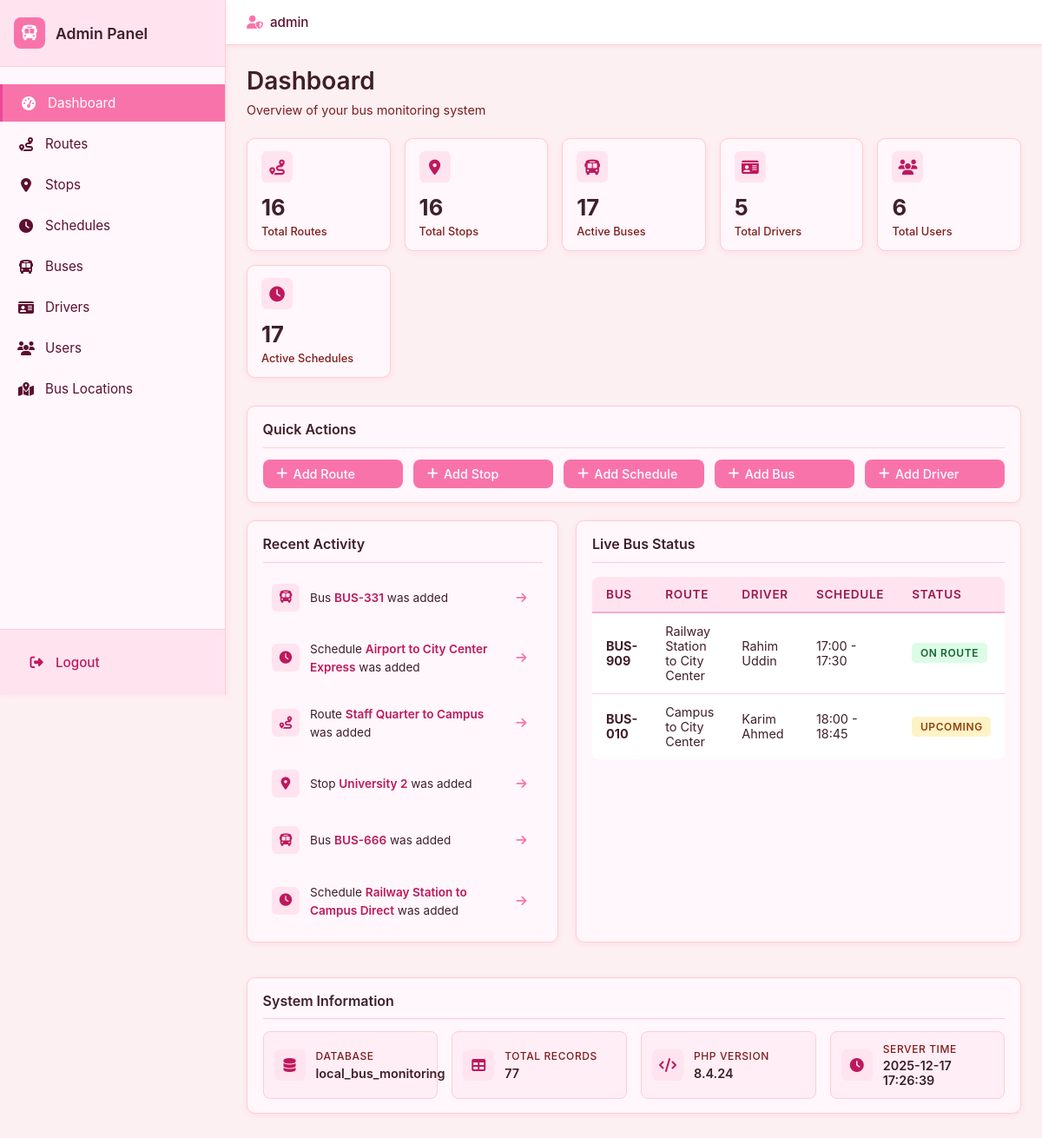
Screenshot of /admin/dashboard.php (signed in) with the database file from the repository.
### tables this page shows
CREATE TABLE `bus` (
  `bus_id` int(11) NOT NULL,
  `bus_num` varchar(50) NOT NULL,
  `capacity` int(11) NOT NULL,
  `route_id` int(11) NOT NULL,
  `schedule_id` int(11) NOT NULL
);

CREATE TABLE `schedule` (
  `schedule_id` int(11) NOT NULL,
  `departure_time` time NOT NULL,
  `arrival_time` time NOT NULL,
  `route_id` int(11) NOT NULL,
  `admin_id` int(11) NOT NULL,
  `driver_id` int(11) NOT NULL
);

CREATE TABLE `route` (
  `route_id` int(11) NOT NULL,
  `route_name` varchar(100) NOT NULL
);

CREATE TABLE `stop` (
  `stop_id` int(11) NOT NULL,
  `stop_name` varchar(100) NOT NULL
);

CREATE TABLE `driver` (
  `driver_id` int(11) NOT NULL,
  `driver_name` varchar(100) NOT NULL,
  `phone_number` varchar(20) NOT NULL,
  `password` varchar(255) NOT NULL
);

### admin/dashboard.php (the view, shortened to what this page needs)
<?php
include __DIR__ . "/../includes/db.php";
include __DIR__ . "/../includes/admin_header.php";
$stats = [];
$result = mysqli_query($conn, "SELECT COUNT(*) as count FROM route");
$stats['routes'] = mysqli_fetch_assoc($result)['count'] ?? 0;
$result = mysqli_query($conn, "SELECT COUNT(*) as count FROM stop");
$stats['stops'] = mysqli_fetch_assoc($result)['count'] ?? 0;
$result = mysqli_query($conn, "SELECT COUNT(*) as count FROM bus");
$stats['buses'] = mysqli_fetch_assoc($result)['count'] ?? 0;
$result = mysqli_query($conn, "SELECT COUNT(*) as count FROM driver");
$stats['drivers'] = mysqli_fetch_assoc($result)['count'] ?? 0;
$result = mysqli_query($conn, "SELECT COUNT(*) as count FROM user");
$stats['users'] = mysqli_fetch_assoc($result)['count'] ?? 0;
$result = mysqli_query($conn, "SELECT COUNT(*) as count FROM schedule");
$stats['schedules'] = mysqli_fetch_assoc($result)['count'] ?? 0;
$recent_activity = [];
$result = mysqli_query($conn, "SELECT route_id, route_name FROM route ORDER BY route_id DESC LIMIT 3");
while ($row = mysqli_fetch_assoc($result)) {
    $recent_activity[] = ['type' => 'route', 'id' => $row['route_id'], 'name' => $row['route_name'], 'icon' => 'fa-route'];
}
$result = mysqli_query($conn, "SELECT stop_id, stop_name FROM stop ORDER BY stop_id DESC LIMIT 2");
while ($row = mysqli_fetch_assoc($result)) {
    $recent_activity[] = ['type' => 'stop', 'id' => $row['stop_id'], 'name' => $row['stop_name'], 'icon' => 'fa-map-marker-alt'];
}
$result = mysqli_query($conn, "SELECT bus_id, bus_num FROM bus ORDER BY bus_id DESC LIMIT 2");
while ($row = mysqli_fetch_assoc($result)) {
    $recent_activity[] = ['type' => 'bus', 'id' => $row['bus_id'], 'name' => $row['bus_num'], 'icon' => 'fa-bus'];
}
$result = mysqli_query($conn, "SELECT s.schedule_id, r.route_name FROM schedule s JOIN route r ON r.route_id = s.route_id ORDER BY s.schedule_id DESC LIMIT 2");
while ($row = mysqli_fetch_assoc($result)) {
    $recent_activity[] = ['type' => 'schedule', 'id' => $row['schedule_id'], 'name' => $row['route_name'], 'icon' => 'fa-clock'];
}
usort($recent_activity, function($a, $b) {
    return $b['id'] - $a['id'];
});
$recent_activity = array_slice($recent_activity, 0, 6);
$current_time = date('H:i:s');
$live_buses = [];
$sql = "
    SELECT
        b.bus_id,
        b.bus_num,
        r.route_name,
        d.driver_name,
        s.departure_time,
        s.arrival_time,
        CASE
            WHEN ? BETWEEN s.departure_time AND s.arrival_time THEN 'On Route'
            WHEN ? < s.departure_time AND s.departure_time <= ADDTIME(?, '01:00:00') THEN 'Upcoming'
            ELSE 'Completed'
        END as status
    FROM bus b
    JOIN route r ON r.route_id = b.route_id
    JOIN schedule s ON s.schedule_id = b.schedule_id
    JOIN driver d ON d.driver_id = s.driver_id
    WHERE ? BETWEEN s.departure_time AND s.arrival_time
       OR (? < s.departure_time AND s.departure_time <= ADDTIME(?, '01:00:00'))
    ORDER BY s.departure_time ASC
    LIMIT 5
";
$stmt = mysqli_prepare($conn, $sql);
if ($stmt) {
    mysqli_stmt_bind_param($stmt, "ssssss", $current_time, $current_time, $current_time, $current_time, $current_time, $current_time);
    mysqli_stmt_execute($stmt);
    $result = mysqli_stmt_get_result($stmt);
    while ($row = mysqli_fetch_assoc($result)) {
        $live_buses[] = $row;
    }
}
$system_info = [];
$system_info['php_version'] = PHP_VERSION;
$system_info['db_records'] = $stats['routes'] + $stats['stops'] + $stats['buses'] + $stats['drivers'] + $stats['users'] + $stats['schedules'];
$system_info['server_time'] = date('Y-m-d H:i:s');
$system_info['db_name'] = 'local_bus_monitoring';
?>
<div class="admin-page-header">
    <h1 class="admin-page-title">Dashboard</h1>
    <p class="admin-page-subtitle">Overview of your bus monitoring system</p>
</div>
<div class="admin-stats-grid">
    <div class="admin-stat-card">
        <div class="admin-stat-icon">
            <i class="fa-solid fa-route"></i>
        </div>
        <div class="admin-stat-value"><?php echo htmlspecialchars($stats['routes']); ?></div>
        <p class="admin-stat-label">Total Routes</p>
    </div>
    <div class="admin-stat-card">
        <div class="admin-stat-icon">
            <i class="fa-solid fa-map-marker-alt"></i>
        </div>
        <div class="admin-stat-value"><?php echo htmlspecialchars($stats['stops']); ?></div>
        <p class="admin-stat-label">Total Stops</p>
    </div>
    <div class="admin-stat-card">
        <div class="admin-stat-icon">
            <i class="fa-solid fa-bus"></i>
        </div>
        <div class="admin-stat-value"><?php echo htmlspecialchars($stats['buses']); ?></div>
        <p class="admin-stat-label">Active Buses</p>
    </div>
    <div class="admin-stat-card">
        <div class="admin-stat-icon">
            <i class="fa-solid fa-id-card"></i>
        </div>
        <div class="admin-stat-value"><?php echo htmlspecialchars($stats['drivers']); ?></div>
        <p class="admin-stat-label">Total Drivers</p>
    </div>
    <div class="admin-stat-card">
        <div class="admin-stat-icon">
            <i class="fa-solid fa-users"></i>
        </div>
        <div class="admin-stat-value"><?php echo htmlspecialchars($stats['users']); ?></div>
        <p class="admin-stat-label">Total Users</p>
    </div>
    <div class="admin-stat-card">
        <div class="admin-stat-icon">
            <i class="fa-solid fa-clock"></i>
        </div>
        <div class="admin-stat-value"><?php echo htmlspecialchars($stats['schedules']); ?></div>
        <p class="admin-stat-label">Active Schedules</p>
    </div>
</div>
<div class="admin-card">
    <div class="admin-card-header">
        <h2 class="admin-card-title">Quick Actions</h2>
    </div>
    <div style="display: grid; grid-template-columns: repeat(auto-fit, minmax(160px, 1fr)); gap: 0.75rem;">
        <a href="/bus/admin/routes/add.php" class="admin-btn admin-btn-primary">
            <i class="fa-solid fa-plus"></i> Add Route
        </a>
        <a href="/bus/admin/stops/add.php" class="admin-btn admin-btn-primary">
            <i class="fa-solid fa-plus"></i> Add Stop
        </a>
        <a href="/bus/admin/schedules/add.php" class="admin-btn admin-btn-primary">
            <i class="fa-solid fa-plus"></i> Add Schedule
        </a>
        <a href="/bus/admin/buses/add.php" class="admin-btn admin-btn-primary">
            <i class="fa-solid fa-plus"></i> Add Bus
        </a>
        <a href="/bus/admin/drivers/add.php" class="admin-btn admin-btn-primary">
            <i class="fa-solid fa-plus"></i> Add Driver
        </a>
    </div>
</div>
<div style="display: grid; grid-template-columns: 1fr 1fr; gap: 1.25rem; margin-bottom: 1.25rem;">
    <div class="admin-card">
        <div class="admin-card-header">
            <h2 class="admin-card-title">Recent Activity</h2>
        </div>
        <?php if (!empty($recent_activity)): ?>
            <div class="admin-activity-list">
                <?php foreach ($recent_activity as $activity): ?>
                    <div class="admin-activity-item">
                        <div class="admin-activity-icon">
                            <i class="fa-solid <?php echo htmlspecialchars($activity['icon']); ?>"></i>
                        </div>
                        <div class="admin-activity-content">
                            <span class="admin-activity-text">
                                <?php
                                $type_label = ucfirst($activity['type']);
                                $edit_url = "/bus/admin/" . $activity['type'] . "s/edit.php?id=" . $activity['id'];
                                echo htmlspecialchars($type_label) . " <strong>" . htmlspecialchars($activity['name']) . "</strong> was added";
                                ?>
                            </span>
                        </div>
                        <a href="<?php echo $edit_url; ?>" class="admin-activity-link">
                            <i class="fa-solid fa-arrow-right"></i>
                        </a>
                    </div>
                <?php endforeach; ?>
            </div>
        <?php else: ?>
            <p style="color: #7f1d1d; font-size: 0.9rem; margin: 0;">No recent activity</p>
        <?php endif; ?>
    </div>
    <div class="admin-card">
        <div class="admin-card-header">
            <h2 class="admin-card-title">Live Bus Status</h2>
        </div>
        <?php if (!empty($live_buses)): ?>
            <div class="admin-table-wrapper">
                <table class="admin-table" style="font-size: 0.85rem;">
                    <thead>
                        <tr>
                            <th>Bus</th>
                            <th>Route</th>
                            <th>Driver</th>
                            <th>Schedule</th>
                            <th>Status</th>
                        </tr>
                    </thead>
                    <tbody>
                        <?php foreach ($live_buses as $bus): ?>
                            <tr>
                                <td><strong><?php echo htmlspecialchars($bus['bus_num']); ?></strong></td>
                                <td><?php echo htmlspecialchars($bus['route_name']); ?></td>
                                <td><?php echo htmlspecialchars($bus['driver_name']); ?></td>
                                <td>
                                    <?php echo date('H:i', strtotime($bus['departure_time'])); ?> -
                                    <?php echo date('H:i', strtotime($bus['arrival_time'])); ?>
                                </td>
                                <td>
                                    <span class="admin-status-badge admin-status-<?php echo strtolower(str_replace(' ', '-', $bus['status'] ?? 'On Route')); ?>">
                                        <?php echo htmlspecialchars($bus['status'] ?? 'On Route'); ?>
                                    </span>
                                </td>
                            </tr>
                        <?php endforeach; ?>
                    </tbody>
                </table>
            </div>
        <?php else: ?>
            <p style="color: #7f1d1d; font-size: 0.9rem; margin: 0;">No buses currently on route</p>
        <?php endif; ?>
    </div>
</div>
<div class="admin-card">
    <div class="admin-card-header">
        <h2 class="admin-card-title">System Information</h2>
    </div>
    <div style="display: grid; grid-template-columns: repeat(auto-fit, minmax(200px, 1fr)); gap: 1rem;">
        <div class="admin-info-item">
            <div class="admin-info-icon">
                <i class="fa-solid fa-database"></i>
            </div>
            <div class="admin-info-content">
                <span class="admin-info-label">Database</span>
                <span class="admin-info-value"><?php echo htmlspecialchars($system_info['db_name']); ?></span>
            </div>
        </div>
        <div class="admin-info-item">
            <div class="admin-info-icon">
                <i class="fa-solid fa-table"></i>
            </div>
            <div class="admin-info-content">
                <span class="admin-info-label">Total Records</span>
                <span class="admin-info-value"><?php echo number_format($system_info['db_records']); ?></span>
            </div>
        </div>
        <div class="admin-info-item">
            <div class="admin-info-icon">
                <i class="fa-solid fa-code"></i>
            </div>
            <div class="admin-info-content">
                <span class="admin-info-label">PHP Version</span>
                <span class="admin-info-value"><?php echo htmlspecialchars($system_info['php_version']); ?></span>
            </div>
        </div>
        <div class="admin-info-item">
            <div class="admin-info-icon">
                <i class="fa-solid fa-clock"></i>
            </div>
            <div class="admin-info-content">
                <span class="admin-info-label">Server Time</span>
                <span class="admin-info-value"><?php echo htmlspecialchars($system_info['server_time']); ?></span>
            </div>
        </div>
    </div>
</div>
<?php include __DIR__ . "/../includes/admin_footer.php"; ?>

### assets/css/style.css (style rules this page uses)
*, *::before, *::after { box-sizing: border-box; margin: 0; padding: 0; }
body { font-family: -apple-system, BlinkMacSystemFont, "Segoe UI", Arial, sans-serif; background: #ffeef5; color: #3f1f2a; min-height: 100vh; }

### rows the page displays
bus: type_label "Bus", bus_num "BUS-331"
schedule: type_label "Schedule", route.route_name "Airport to City Center Express"
route: type_label "Route", route_name "Staff Quarter to Campus"
stop: type_label "Stop", stop_name "University 2"
bus: type_label "Bus", bus_num "BUS-666"
schedule: type_label "Schedule", route.route_name "Railway Station to Campus Direct"
bus: bus_num "BUS-909", route.route_name "Railway Station to City Center", driver.driver_name "Rahim Uddin", schedule.departure_time "17:00", schedule.arrival_time "17:30", status "ON ROUTE"
bus: bus_num "BUS-010", route.route_name "Campus to City Center", driver.driver_name "Karim Ahmed", schedule.departure_time "18:00", schedule.arrival_time "18:45", status "UPCOMING"

### other values shown
$_SESSION['admin_username'] "admin"
$stats['routes'] "16"
$stats['stops'] "16"
$stats['buses'] "17"
$stats['drivers'] "5"
$stats['users'] "6"
$stats['schedules'] "17"
$system_info['db_name'] "local_bus_monitoring"
$system_info['db_records'] "77"
$system_info['php_version'] "8.4.24"
$system_info['server_time'] "2025-12-17 17:26:39"
